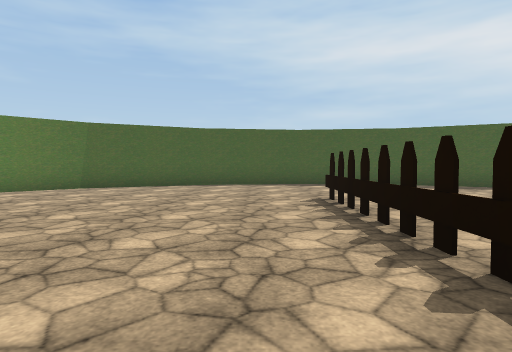
view 1 (above)

17 first-person views from a walk through a Unity game level. The camera is 1.4 m above the floor, tilts 2° down and sees 75° across. The floor is counted in squares, 2 m on a side. Each view is taken from the middle of a square. On the plan, view 1 faces up. The plan holds only what a view shows up to about 10 squares ahead; the rest is blank. The place goes on beyond the plan. The player character is not drawn. Some surface patterns are stand-ins.

view 2
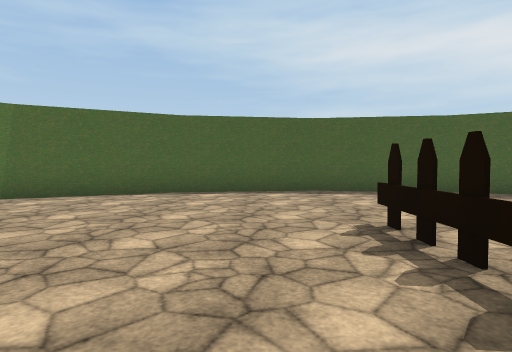

view 3
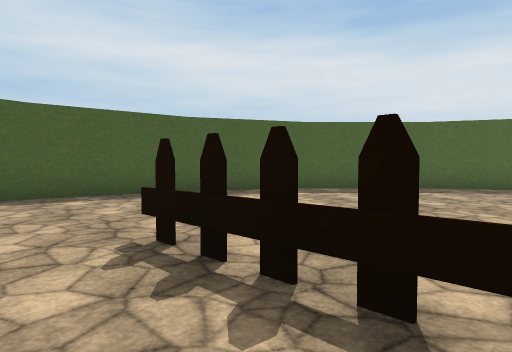

view 4
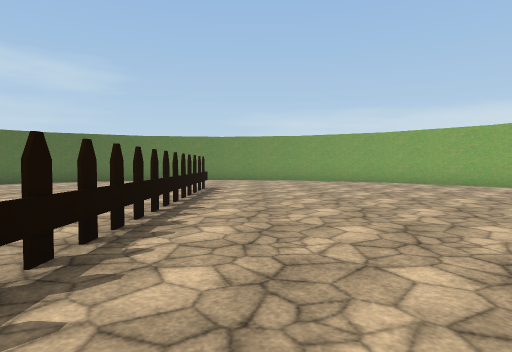

view 5
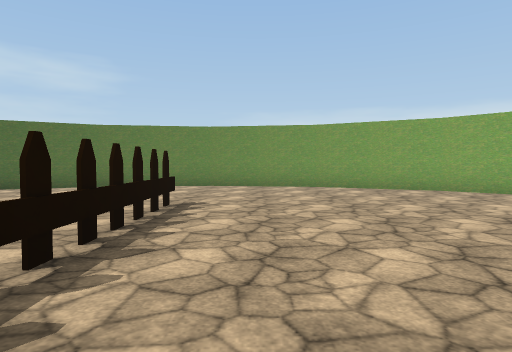

view 6
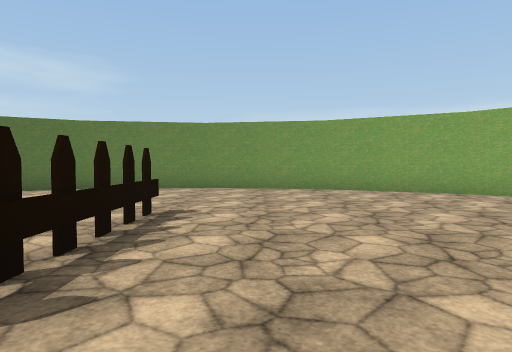

view 7
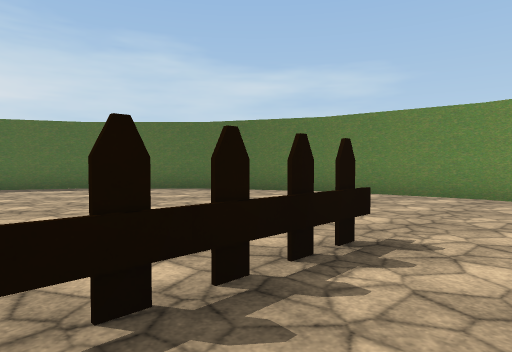

view 8
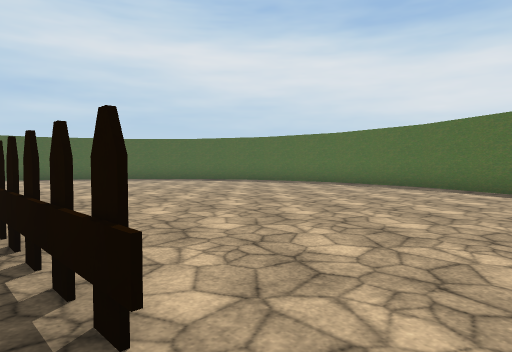

view 9
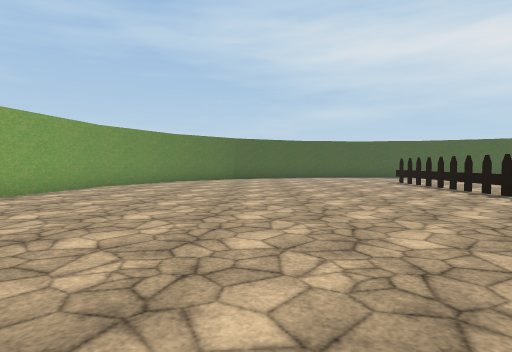

view 10
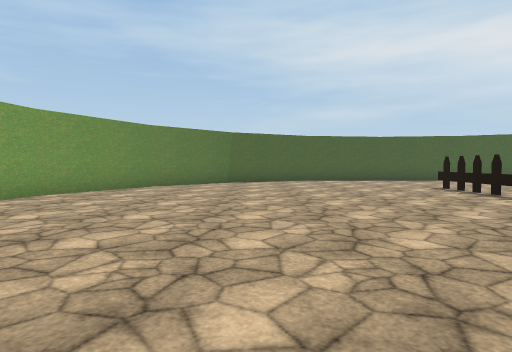

view 11
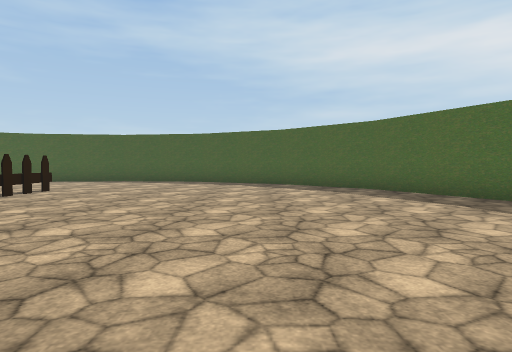

view 12
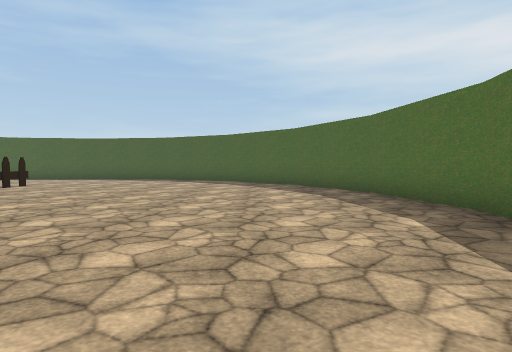

view 13
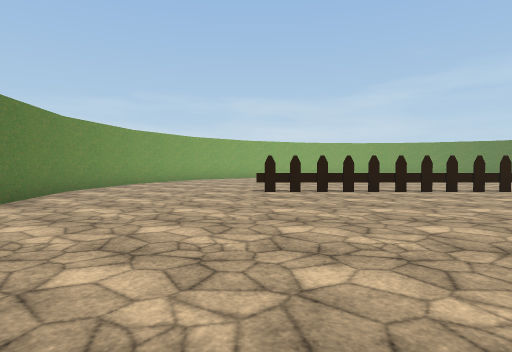

view 14
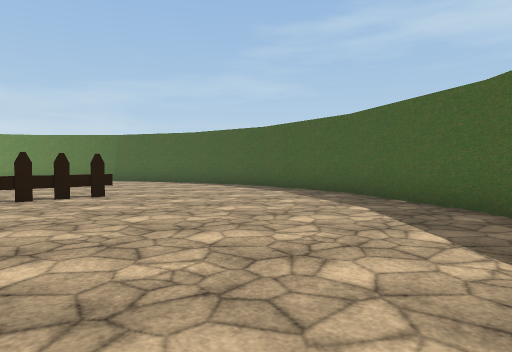

view 15
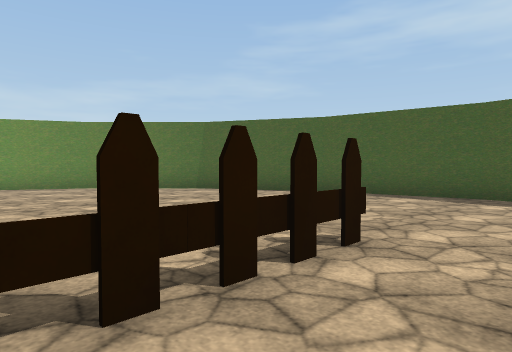

view 16
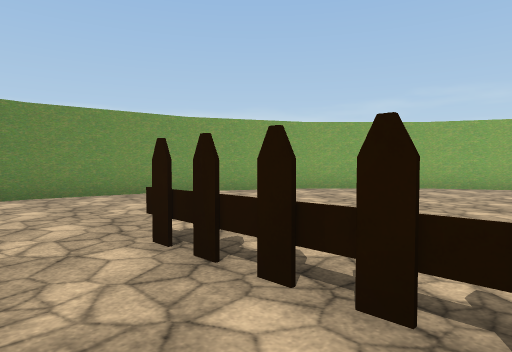

view 17
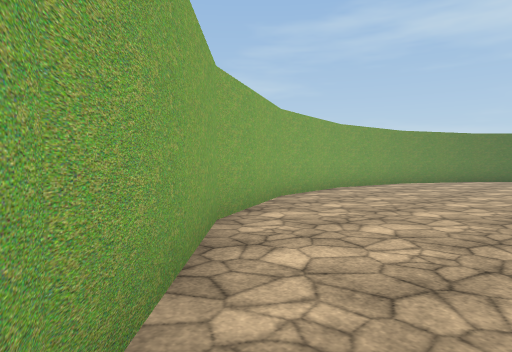

### Floor plan
Points are (right, up) in squares from view 1. A wall is a line through its corners. A room is listed if a view was taken in it or the views show most of it. See-through windows are left out.
Room 1 (views 1, 2, 3, 4, 5, 6, 7, 8, 9, 10, 11, 12, 13, 14, 15, 16, 17)
walls: (12.3, 0.2) (12.4, 1) (11.9, 4.4) (10.3, 7.4) (7.9, 9.8) (4.9, 11.3) (1.5, 11.9) (-1.9, 11.4) (-4.9, 9.8) (-7.3, 7.4) (-8.8, 4.4) (-9.4, 1) (-8.8, -2.4) (-7.3, -5.4) (-4.9, -7.8) (-1.9, -9.3) (1.5, -9.9) (4.9, -9.3) (7.9, -7.8) (9, -6.7); (10.3, -5.5) (11.8, -2.5)
objects: other object (1, -5) to (1, -4); other object (1, -3) to (1, -2); other object (1, -1) to (1, 0); other object (1, 1) to (1, 2); other object (1, 3) to (1, 4); other object (1, 5) to (1, 7)

Where each view was taken, in squares from view 1:
view 1: 0 up, 0 right, facing up
view 2: 3 up, 0 right, facing up
view 3: 4 up, 0 right, facing up-right
view 4: 5 up, 0 right, facing down
view 5: 1 up, 0 right, facing down
view 6: 0 up, 0 right, facing down
view 7: 2 down, 0 right, facing down-right
view 8: 6 down, 1 right, facing up-right
view 9: 6 down, 4 left, facing up
view 10: 3 down, 4 left, facing up
view 11: 2 down, 7 right, facing up
view 12: 4 down, 9 right, facing up
view 13: 5 down, 10 right, facing left
view 14: 4 up, 9 right, facing up-left
view 15: 4 up, 3 right, facing up-left
view 16: 2 down, 3 right, facing down-left
view 17: 8 down, 4 left, facing up-left
